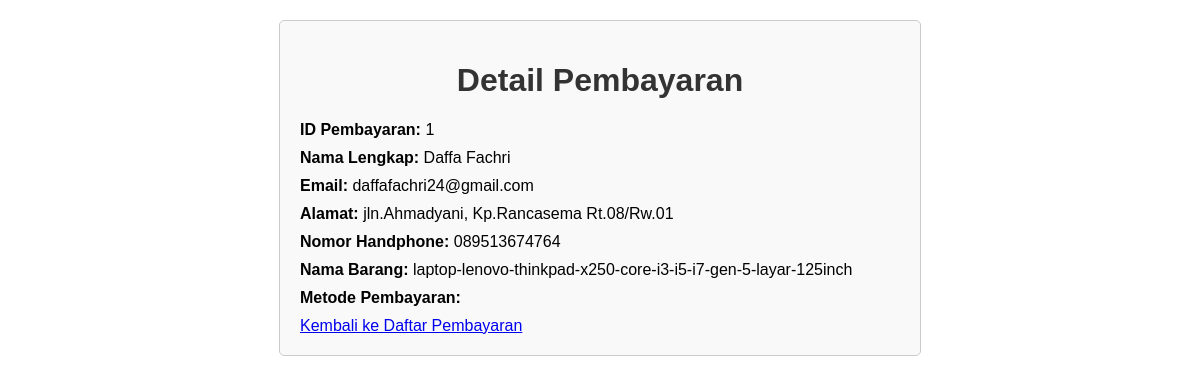
/tokoonline/detail_pembayaran.php?id=1, run on the app's committed database.
### tables this page shows
CREATE TABLE `metode_pembayaran` (
  `id` int(11) NOT NULL,
  `nama_lengkap` varchar(255) NOT NULL,
  `email` varchar(255) NOT NULL,
  `alamat` text NOT NULL,
  `no_hp` varchar(20) NOT NULL,
  `nama_barang` varchar(255) NOT NULL,
  `waktu_pembayaran` timestamp NOT NULL DEFAULT current_timestamp(),
  `metode_pembayaran` varchar(20) NOT NULL
);

### tokoonline/detail_pembayaran.php (the view, shortened to what this page needs)
<?php
include 'db.php';
if (isset($_GET['id'])) {
    $id_pembayaran = $_GET['id'];
    $sql_pembayaran = "SELECT * FROM metode_pembayaran WHERE id = $id_pembayaran";
    $result_pembayaran = $koneksi->query($sql_pembayaran);
    if ($result_pembayaran->num_rows > 0) {
        $row_pembayaran = $result_pembayaran->fetch_assoc();
    } else {
        echo "Data pembayaran tidak ditemukan.";
    }
} else {
    echo "ID pembayaran tidak ditemukan.";
}
?>
<!DOCTYPE html>
<html lang="en">
<head>
</head>
<body>
    <div class="container">
        <h1>Detail Pembayaran</h1>
        <?php if (isset($row_pembayaran)) : ?>
            <div class="detail-item">
                <span class="detail-label">ID Pembayaran:</span>
                <?php echo $row_pembayaran['id']; ?>
            </div>
            <div class="detail-item">
                <span class="detail-label">Nama Lengkap:</span>
                <?php echo $row_pembayaran['nama_lengkap']; ?>
            </div>
            <div class="detail-item">
                <span class="detail-label">Email:</span>
                <?php echo $row_pembayaran['email']; ?>
            </div>
            <div class="detail-item">
                <span class="detail-label">Alamat:</span>
                <?php echo $row_pembayaran['alamat']; ?>
            </div>
            <div class="detail-item">
                <span class="detail-label">Nomor Handphone:</span>
                <?php echo $row_pembayaran['no_hp']; ?>
            </div>
            <div class="detail-item">
                <span class="detail-label">Nama Barang:</span>
                <?php echo $row_pembayaran['nama_barang']; ?>
            </div>
            <div class="detail-item">
                <span class="detail-label">Metode Pembayaran:</span>
            </div>
        <?php else : ?>
            <p>Data pembayaran tidak ditemukan.</p>
        <?php endif; ?>
        <a href="customers.php">Kembali ke Daftar Pembayaran</a>
    </div>
</body>
</html>

### tokoonline/detail_pembayaran.php (style rules this page uses)
body { font-family: Arial, sans-serif; }
.container { max-width: 600px; margin: 20px auto; padding: 20px; border: 1px solid #ccc; border-radius: 5px; background-color: #f9f9f9; }
h1 { text-align: center; color: #333; }
.detail-item { margin-bottom: 10px; }
.detail-label { font-weight: bold; }

### data on the page
metode_pembayaran: id "1", nama_lengkap "Daffa Fachri", email "daffafachri24@gmail.com", alamat "jln.Ahmadyani, Kp.Rancasema Rt.08/Rw.01", no_hp "089513674764", nama_barang "laptop-lenovo-thinkpad-x250-core-i3-i5-i7-gen-5-layar-125inch"
